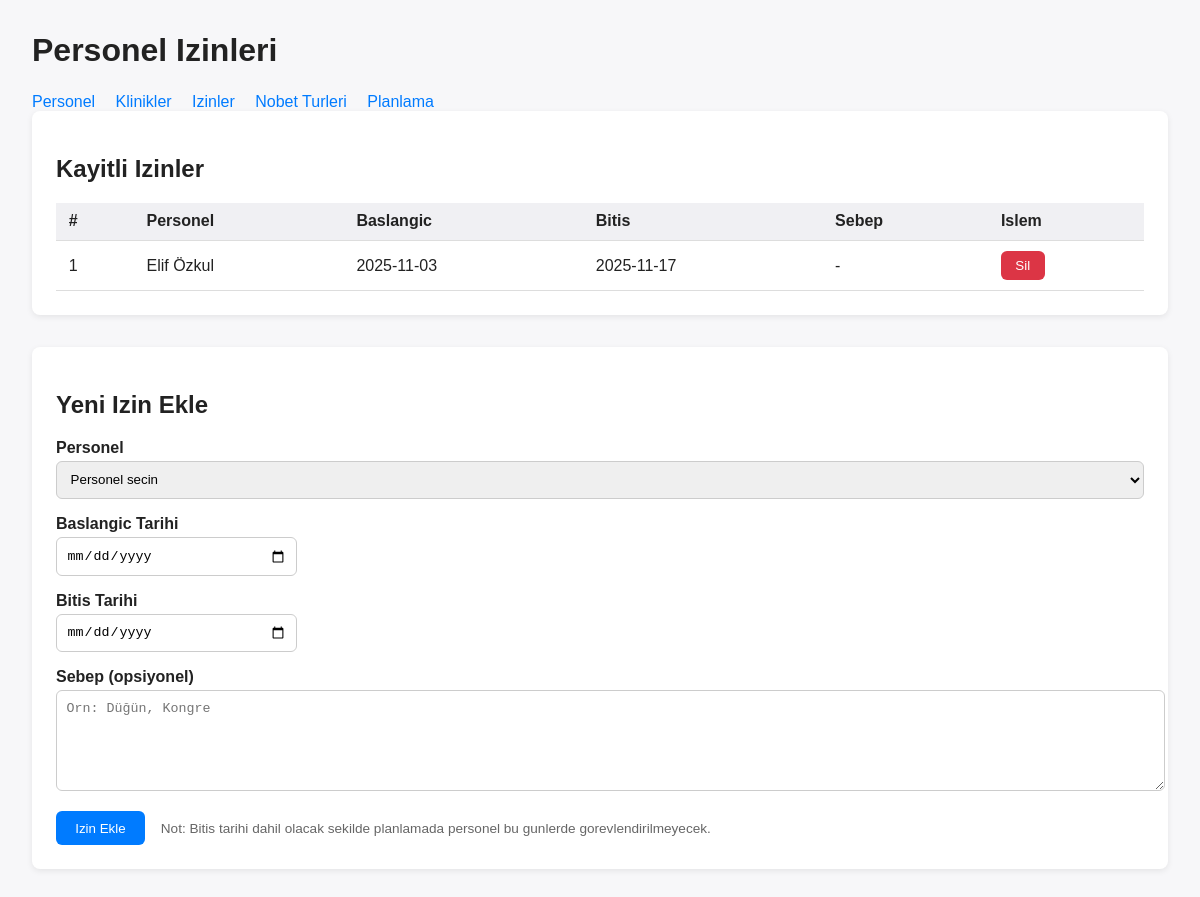
/nler, run on the app's committed database.
### tables this page shows
CREATE TABLE "staff" (
            id INTEGER PRIMARY KEY AUTOINCREMENT,
            name TEXT NOT NULL,
            title TEXT NOT NULL,
            seniority TEXT,
            min_night_duties_per_month INTEGER,
            max_night_duties_per_month INTEGER
        );

CREATE TABLE leave_requests (
            id INTEGER PRIMARY KEY AUTOINCREMENT,
            staff_id INTEGER NOT NULL,
            start_date TEXT NOT NULL,
            end_date TEXT NOT NULL,
            reason TEXT,
            FOREIGN KEY (staff_id) REFERENCES staff(id) ON DELETE CASCADE
        );

### app.py (the view, shortened to what this page needs)
@app.route("/izinler", methods=["GET", "POST"])
@app.route("/nler", methods=["GET", "POST"])
def nler():
    error = None
    staff_rows = [dict(row) for row in list(list_staff())]
    staff_map = {row["id"]: row.get("name") for row in staff_rows}
    form_defaults = {
        "staff_id": "",
        "start_date": "",
        "end_date": "",
        "reason": "",
    }
    leave_rows = [dict(row) for row in list(list_leave_requests())]
    leave_entries = []
    for leave in leave_rows:
        staff_id = leave.get("staff_id")
        staff_name = staff_map.get(staff_id, f"ID {staff_id}")
        leave_entries.append(
            {
                "id": leave.get("id"),
                "staff_id": staff_id,
                "staff_name": staff_name,
                "start_date": leave.get("start_date"),
                "end_date": leave.get("end_date"),
                "reason": leave.get("reason"),
            }
        )
    return render_template(
        "nler.html",
        staff=staff_rows,
        leaves=leave_entries,
        error=error,
        form_defaults=form_defaults,
    )

### src/db.py (called while the page is built)
def get_connection() -> sqlite3.Connection:
    conn = sqlite3.connect(DB_PATH)
    conn.row_factory = sqlite3.Row
    conn.execute("PRAGMA foreign_keys = ON")
    return conn

def list_staff() -> Iterable[Mapping[str, Optional[str]]]:
    with get_connection() as conn:
        rows = conn.execute(
            "SELECT id, name, title, seniority, min_night_duties_per_month, max_night_duties_per_month FROM staff ORDER BY id ASC"
        ).fetchall()
    return rows

def list_leave_requests() -> Iterable[Mapping[str, Optional[str]]]:
    with get_connection() as conn:
        rows = conn.execute(
            """
            SELECT id, staff_id, start_date, end_date, reason
            FROM leave_requests
            ORDER BY start_date ASC, end_date ASC, id ASC
            """
        ).fetchall()
    return rows

### templates/nler.html (shortened to what this page needs)
<!doctype html>
<html lang="tr">
  <head>
  </head>
  <body>
    <h1>Personel Izinleri</h1>
    <nav>
      <a href="{{ url_for('personel') }}">Personel</a>
      <a href="{{ url_for('klinikler') }}">Klinikler</a>
      <a href="{{ url_for('nler') }}">Izinler</a>
      <a href="{{ url_for('nobetler') }}">Nobet Turleri</a>
      <a href="{{ url_for('planla') }}">Planlama</a>
    </nav>
    <section class="panel">
      <h2>Kayitli Izinler</h2>
      {% if leaves %}
        <table>
          <thead>
            <tr>
              <th>#</th>
              <th>Personel</th>
              <th>Baslangic</th>
              <th>Bitis</th>
              <th>Sebep</th>
              <th>Islem</th>
            </tr>
          </thead>
          <tbody>
            {% for leave in leaves %}
              <tr>
                <td>{{ leave["id"] }}</td>
                <td>{{ leave["staff_name"] }}</td>
                <td>{{ leave["start_date"] }}</td>
                <td>{{ leave["end_date"] }}</td>
                <td>{{ leave["reason"] or '-' }}</td>
                <td class="actions">
                  <form method="post" action="{{ url_for('nler') }}">
                    <button type="submit" class="delete">Sil</button>
                  </form>
                </td>
              </tr>
            {% endfor %}
          </tbody>
        </table>
      {% else %}
        <p class="empty-state">Henuz izin girisi yapilmamis.</p>
      {% endif %}
    </section>
    <section class="panel">
      <h2>Yeni Izin Ekle</h2>
      <form method="post" action="{{ url_for('nler') }}">
        <label for="staff_id">Personel</label>
        <select id="staff_id" name="staff_id" {% if not staff %}disabled{% endif %}>
          <option value="">Personel secin</option>
        </select>
        <label for="start_date">Baslangic Tarihi</label>
        <input type="date" id="start_date" name="start_date" value="{{ form_defaults.start_date }}" {% if not staff %}disabled{% endif %}>
        <label for="end_date">Bitis Tarihi</label>
        <input type="date" id="end_date" name="end_date" value="{{ form_defaults.end_date }}" {% if not staff %}disabled{% endif %}>
        <label for="reason">Sebep (opsiyonel)</label>
        <textarea id="reason" name="reason" placeholder="Orn: Düğün, Kongre" {% if not staff %}disabled{% endif %}>{{ form_defaults.reason }}</textarea>
        <div class="form-footer">
          <button type="submit" {% if not staff %}disabled{% endif %}>Izin Ekle</button>
          <p class="hint">Not: Bitis tarihi dahil olacak sekilde planlamada personel bu gunlerde gorevlendirilmeyecek.</p>
        </div>
      </form>
    </section>
  </body>
</html>

### templates/nler.html (style rules this page uses)
body { font-family: Arial, sans-serif; margin: 2rem; background: #f7f7f9; color: #222; }
h1 { margin-bottom: 1.5rem; }
.panel { background: #fff; padding: 1.5rem; border-radius: 8px; box-shadow: 0 2px 6px rgba(0,0,0,0.08); margin-bottom: 2rem; }
table { width: 100%; border-collapse: collapse; margin-top: 1rem; }
th, td { padding: 0.6rem 0.8rem; border-bottom: 1px solid #ddd; text-align: left; vertical-align: middle; }
th { background: #f0f0f3; }
nav a { margin-right: 1rem; text-decoration: none; color: #007bff; }
form label { display: block; font-weight: bold; margin-bottom: 0.25rem; }
form input, form select, form textarea { width: 100%; padding: 0.6rem; margin-bottom: 1rem; border: 1px solid #ccc; border-radius: 6px; }
form textarea { min-height: 80px; resize: vertical; }
form input[type="date"] { max-width: 220px; }
button { background: #007bff; color: white; padding: 0.6rem 1.2rem; border: none; border-radius: 6px; cursor: pointer; }
.actions { display: flex; gap: 0.4rem; align-items: center; }
.actions form { margin: 0; }
.actions button.delete { background: #dc3545; padding: 0.45rem 0.9rem; }
.form-footer { display: flex; gap: 1rem; align-items: center; flex-wrap: wrap; }
.hint { font-size: 0.85rem; color: #666; margin: 0; }

### data on the page
staff: staff_name "Elif Özkul"
leave_requests: start_date "2025-11-03", end_date "2025-11-17"

### other printed values
{{ leave["id"] }} "1"
{{ leave["reason"] or '-' }} "-"
